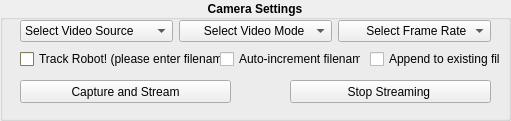
     <widget class="QGroupBox" name="groupBox_6">
      <property name="geometry">
       <rect>
        <x>470</x>
        <y>20</y>
        <width>511</width>
        <height>121</height>
       </rect>
      </property>
      <property name="font">
       <font>
        <weight>75</weight>
        <bold>true</bold>
       </font>
      </property>
      <property name="title">
       <string>Camera Settings</string>
      </property>
      <property name="alignment">
       <set>Qt::AlignCenter</set>
      </property>
      <widget class="QCheckBox" name="track_cb">
       <property name="geometry">
        <rect>
         <x>20</x>
         <y>50</y>
         <width>241</width>
         <height>18</height>
        </rect>
       </property>
       <property name="palette">
        <palette>
         <active>
          <colorrole role="WindowText">
           <brush brushstyle="SolidPattern">
            <color alpha="255">
             <red>0</red>
             <green>0</green>
             <blue>0</blue>
            </color>
           </brush>
          </colorrole>
          <colorrole role="Button">
           <brush brushstyle="SolidPattern">
            <color alpha="255">
             <red>168</red>
             <green>156</green>
             <blue>128</blue>
            </color>
           </brush>
          </colorrole>
          <colorrole role="Light">
           <brush brushstyle="SolidPattern">
            <color alpha="255">
             <red>252</red>
             <green>234</green>
             <blue>192</blue>
            </color>
           </brush>
          </colorrole>
          <colorrole role="Midlight">
           <brush brushstyle="SolidPattern">
            <color alpha="255">
             <red>210</red>
             <green>195</green>
             <blue>160</blue>
            </color>
           </brush>
          </colorrole>
          <colorrole role="Dark">
           <brush brushstyle="SolidPattern">
            <color alpha="255">
             <red>84</red>
             <green>78</green>
             <blue>64</blue>
            </color>
           </brush>
          </colorrole>
          <colorrole role="Mid">
           <brush brushstyle="SolidPattern">
            <color alpha="255">
             <red>112</red>
             <green>104</green>
             <blue>85</blue>
            </color>
           </brush>
          </colorrole>
          <colorrole role="Text">
           <brush brushstyle="SolidPattern">
            <color alpha="255">
             <red>0</red>
             <green>0</green>
             <blue>0</blue>
            </color>
           </brush>
          </colorrole>
          <colorrole role="BrightText">
           <brush brushstyle="SolidPattern">
            <color alpha="255">
             <red>255</red>
             <green>255</green>
             <blue>255</blue>
            </color>
           </brush>
          </colorrole>
          <colorrole role="ButtonText">
           <brush brushstyle="SolidPattern">
            <color alpha="255">
             <red>0</red>
             <green>0</green>
             <blue>0</blue>
            </color>
           </brush>
          </colorrole>
          <colorrole role="Base">
           <brush brushstyle="SolidPattern">
            <color alpha="255">
             <red>255</red>
             <green>255</green>
             <blue>255</blue>
            </color>
           </brush>
          </colorrole>
          <colorrole role="Window">
           <brush brushstyle="SolidPattern">
            <color alpha="255">
             <red>168</red>
             <green>156</green>
             <blue>128</blue>
            </color>
           </brush>
          </colorrole>
          <colorrole role="Shadow">
           <brush brushstyle="SolidPattern">
            <color alpha="255">
             <red>0</red>
             <green>0</green>
             <blue>0</blue>
            </color>
           </brush>
          </colorrole>
          <colorrole role="AlternateBase">
           <brush brushstyle="SolidPattern">
            <color alpha="255">
             <red>211</red>
             <green>205</green>
             <blue>191</blue>
            </color>
           </brush>
          </colorrole>
          <colorrole role="ToolTipBase">
           <brush brushstyle="SolidPattern">
            <color alpha="255">
             <red>255</red>
             <green>255</green>
             <blue>220</blue>
            </color>
           </brush>
          </colorrole>
          <colorrole role="ToolTipText">
           <brush brushstyle="SolidPattern">
            <color alpha="255">
             <red>0</red>
             <green>0</green>
             <blue>0</blue>
            </color>
           </brush>
          </colorrole>
         </active>
         <inactive>
          <colorrole role="WindowText">
           <brush brushstyle="SolidPattern">
            <color alpha="255">
             <red>0</red>
             <green>0</green>
             <blue>0</blue>
            </color>
           </brush>
          </colorrole>
          <colorrole role="Button">
           <brush brushstyle="SolidPattern">
            <color alpha="255">
             <red>168</red>
             <green>156</green>
             <blue>128</blue>
            </color>
           </brush>
          </colorrole>
          <colorrole role="Light">
           <brush brushstyle="SolidPattern">
            <color alpha="255">
             <red>252</red>
             <green>234</green>
             <blue>192</blue>
            </color>
           </brush>
          </colorrole>
          <colorrole role="Midlight">
           <brush brushstyle="SolidPattern">
            <color alpha="255">
             <red>210</red>
             <green>195</green>
             <blue>160</blue>
            </color>
           </brush>
          </colorrole>
          <colorrole role="Dark">
           <brush brushstyle="SolidPattern">
            <color alpha="255">
             <red>84</red>
             <green>78</green>
             <blue>64</blue>
            </color>
           </brush>
          </colorrole>
          <colorrole role="Mid">
           <brush brushstyle="SolidPattern">
            <color alpha="255">
             <red>112</red>
             <green>104</green>
             <blue>85</blue>
            </color>
           </brush>
          </colorrole>
          <colorrole role="Text">
           <brush brushstyle="SolidPattern">
            <color alpha="255">
             <red>0</red>
             <green>0</green>
             <blue>0</blue>
            </color>
           </brush>
          </colorrole>
          <colorrole role="BrightText">
           <brush brushstyle="SolidPattern">
            <color alpha="255">
             <red>255</red>
             <green>255</green>
             <blue>255</blue>
            </color>
           </brush>
          </colorrole>
          <colorrole role="ButtonText">
           <brush brushstyle="SolidPattern">
            <color alpha="255">
             <red>0</red>
             <green>0</green>
             <blue>0</blue>
            </color>
           </brush>
          </colorrole>
          <colorrole role="Base">
           <brush brushstyle="SolidPattern">
            <color alpha="255">
             <red>255</red>
             <green>255</green>
             <blue>255</blue>
            </color>
           </brush>
          </colorrole>
          <colorrole role="Window">
           <brush brushstyle="SolidPattern">
            <color alpha="255">
             <red>168</red>
             <green>156</green>
             <blue>128</blue>
            </color>
           </brush>
          </colorrole>
          <colorrole role="Shadow">
           <brush brushstyle="SolidPattern">
            <color alpha="255">
             <red>0</red>
             <green>0</green>
             <blue>0</blue>
            </color>
           </brush>
          </colorrole>
          <colorrole role="AlternateBase">
           <brush brushstyle="SolidPattern">
            <color alpha="255">
             <red>211</red>
             <green>205</green>
             <blue>191</blue>
            </color>
           </brush>
          </colorrole>
          <colorrole role="ToolTipBase">
           <brush brushstyle="SolidPattern">
            <color alpha="255">
             <red>255</red>
             <green>255</green>
             <blue>220</blue>
            </color>
           </brush>
          </colorrole>
          <colorrole role="ToolTipText">
           <brush brushstyle="SolidPattern">
            <color alpha="255">
             <red>0</red>
             <green>0</green>
             <blue>0</blue>
            </color>
           </brush>
          </colorrole>
         </inactive>
         <disabled>
          <colorrole role="WindowText">
           <brush brushstyle="SolidPattern">
            <color alpha="255">
             <red>84</red>
             <green>78</green>
             <blue>64</blue>
            </color>
           </brush>
          </colorrole>
          <colorrole role="Button">
           <brush brushstyle="SolidPattern">
            <color alpha="255">
             <red>168</red>
             <green>156</green>
             <blue>128</blue>
            </color>
           </brush>
          </colorrole>
          <colorrole role="Light">
           <brush brushstyle="SolidPattern">
            <color alpha="255">
             <red>252</red>
             <green>234</green>
             <blue>192</blue>
            </color>
           </brush>
          </colorrole>
          <colorrole role="Midlight">
           <brush brushstyle="SolidPattern">
            <color alpha="255">
             <red>210</red>
             <green>195</green>
             <blue>160</blue>
            </color>
           </brush>
          </colorrole>
          <colorrole role="Dark">
           <brush brushstyle="SolidPattern">
            <color alpha="255">
             <red>84</red>
             <green>78</green>
             <blue>64</blue>
            </color>
           </brush>
          </colorrole>
          <colorrole role="Mid">
           <brush brushstyle="SolidPattern">
            <color alpha="255">
             <red>112</red>
             <green>104</green>
             <blue>85</blue>
            </color>
           </brush>
          </colorrole>
          <colorrole role="Text">
           <brush brushstyle="SolidPattern">
            <color alpha="255">
             <red>84</red>
             <green>78</green>
             <blue>64</blue>
            </color>
           </brush>
          </colorrole>
          <colorrole role="BrightText">
           <brush brushstyle="SolidPattern">
            <color alpha="255">
             <red>255</red>
             <green>255</green>
             <blue>255</blue>
            </color>
           </brush>
          </colorrole>
          <colorrole role="ButtonText">
           <brush brushstyle="SolidPattern">
            <color alpha="255">
             <red>84</red>
             <green>78</green>
             <blue>64</blue>
            </color>
           </brush>
          </colorrole>
          <colorrole role="Base">
           <brush brushstyle="SolidPattern">
            <color alpha="255">
             <red>168</red>
             <green>156</green>
             <blue>128</blue>
            </color>
           </brush>
          </colorrole>
          <colorrole role="Window">
           <brush brushstyle="SolidPattern">
            <color alpha="255">
             <red>168</red>
             <green>156</green>
             <blue>128</blue>
            </color>
           </brush>
          </colorrole>
          <colorrole role="Shadow">
           <brush brushstyle="SolidPattern">
            <color alpha="255">
             <red>0</red>
             <green>0</green>
             <blue>0</blue>
            </color>
           </brush>
          </colorrole>
          <colorrole role="AlternateBase">
           <brush brushstyle="SolidPattern">
            <color alpha="255">
             <red>168</red>
             <green>156</green>
             <blue>128</blue>
            </color>
           </brush>
          </colorrole>
          <colorrole role="ToolTipBase">
           <brush brushstyle="SolidPattern">
            <color alpha="255">
             <red>255</red>
             <green>255</green>
             <blue>220</blue>
            </color>
           </brush>
          </colorrole>
          <colorrole role="ToolTipText">
           <brush brushstyle="SolidPattern">
            <color alpha="255">
             <red>0</red>
             <green>0</green>
             <blue>0</blue>
            </color>
           </brush>
          </colorrole>
         </disabled>
        </palette>
       </property>
       <property name="font">
        <font>
         <weight>50</weight>
         <bold>false</bold>
        </font>
       </property>
       <property name="text">
        <string>Track Robot! (please enter filename) </string>
       </property>
      </widget>
      <widget class="QPushButton" name="capture_pb">
       <property name="geometry">
        <rect>
         <x>20</x>
         <y>80</y>
         <width>211</width>
         <height>23</height>
        </rect>
       </property>
       <property name="font">
        <font>
         <weight>50</weight>
         <bold>false</bold>
        </font>
       </property>
       <property name="text">
        <string>Capture and Stream</string>
       </property>
      </widget>
      <widget class="QWidget" name="horizontalLayoutWidget_7">
       <property name="geometry">
        <rect>
         <x>20</x>
         <y>20</y>
         <width>471</width>
         <height>22</height>
        </rect>
       </property>
       <property name="font">
        <font>
         <weight>50</weight>
         <bold>false</bold>
        </font>
       </property>
       <layout class="QHBoxLayout" name="horizontalLayout_6">
        <item>
         <widget class="QComboBox" name="stream_filemenu">
          <property name="currentText">
           <string>Select Video Source</string>
          </property>
          <item>
           <property name="text">
            <string>Select Video Source</string>
           </property>
          </item>
         </widget>
        </item>
        <item>
         <widget class="QComboBox" name="Videomode_dd">
          <property name="currentText">
           <string>      Select Video Mode</string>
          </property>
          <item>
           <property name="text">
            <string>      Select Video Mode</string>
           </property>
          </item>
         </widget>
        </item>
        <item>
         <widget class="QComboBox" name="stream_fpdd">
          <item>
           <property name="text">
            <string>       Select Frame Rate</string>
           </property>
          </item>
         </widget>
        </item>
       </layout>
      </widget>
      <widget class="QPushButton" name="stopcapture_pb">
       <property name="geometry">
        <rect>
         <x>290</x>
         <y>80</y>
         <width>201</width>
         <height>23</height>
        </rect>
       </property>
       <property name="font">
        <font>
         <weight>50</weight>
         <bold>false</bold>
        </font>
       </property>
       <property name="text">
        <string>Stop Streaming </string>
       </property>
      </widget>
      <widget class="QCheckBox" name="autoincrmnt_cb">
       <property name="geometry">
        <rect>
         <x>220</x>
         <y>50</y>
         <width>141</width>
         <height>18</height>
        </rect>
       </property>
       <property name="font">
        <font>
         <weight>50</weight>
         <bold>false</bold>
        </font>
       </property>
       <property name="text">
        <string>Auto-increment filename</string>
       </property>
      </widget>
      <widget class="QCheckBox" name="appendfile_cb">
       <property name="geometry">
        <rect>
         <x>370</x>
         <y>50</y>
         <width>131</width>
         <height>18</height>
        </rect>
       </property>
       <property name="font">
        <font>
         <weight>50</weight>
         <bold>false</bold>
        </font>
       </property>
       <property name="text">
        <string>Append to existing file</string>
       </property>
      </widget>
     </widget>
